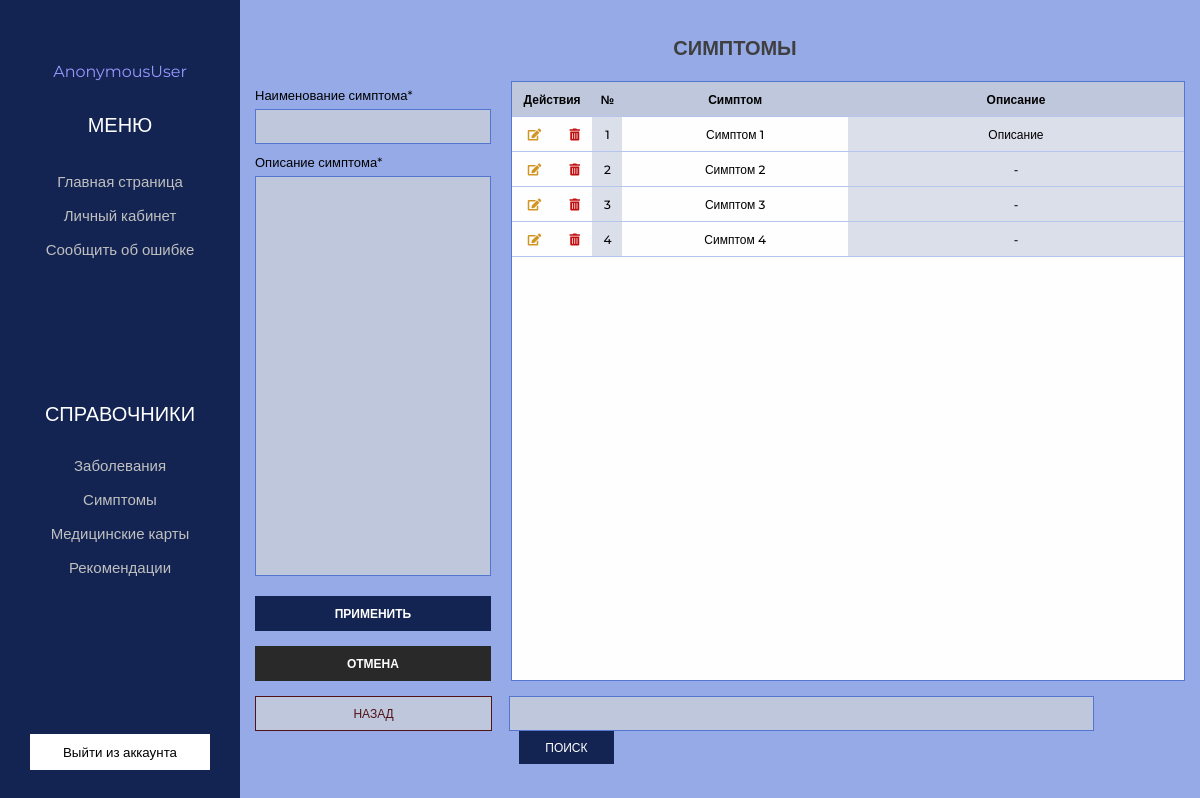
Page /symptom on the earlier database version.
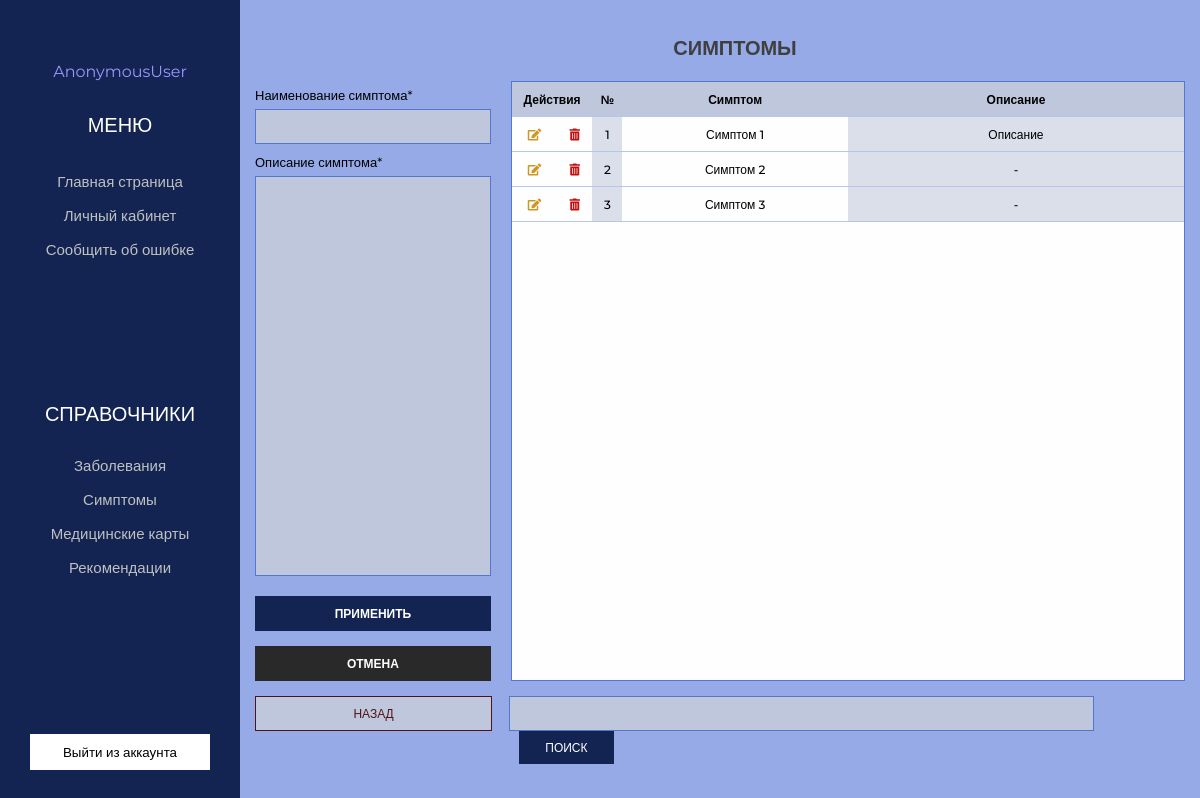
Same page on the later database version.
### app/models.py (models this page shows, shortened)
class Symptom(models.Model):
    name_symptom            = models.CharField(max_length=50, verbose_name='Наименование симптома', null=False)
    description_symptom     = models.CharField(max_length=200, verbose_name='Описание симптома', null=False)
    class Meta:
        verbose_name            = "Симптом"
        verbose_name_plural     = "Симптомы"

### app/views.py (the view)
# urls.py: path('symptom', views.symptom, name='symptom'),
def symptom(request):
    error = ''
    search_query = request.GET.get('search','')
    if search_query:
        elements = Symptom.objects.filter(Q(name_symptom__icontains=search_query) |
        Q(description_symptom__icontains=search_query))
    else:
        elements = Symptom.objects.all()
    if request.method == 'POST':
        form = SymptomForm(request.POST)
        if form.is_valid():
            form.save()
        else:
            error = 'Возникла ошибка'
    form = SymptomForm()
    context = {'elements': elements, 'form': form}
    return render(request, 'app/doctor/Symptom.html', context)

### app/forms.py
class SymptomForm(ModelForm):
    class Meta:
        model = Symptom
        fields = '__all__'
        widgets = {
            "name_symptom": TextInput(attrs={
            'class': 'input_text'
            }),
            "description_symptom": Textarea(attrs={
            'class': 'input_text symptom'
            })
        }

### app/templates/app/doctor/Symptom.html (shortened to what this page needs)
{% extends 'app/doctor/base_nav.html' %}
{% load static %}
{% block content %}
<section class="main">
    <div class="container">
        <div class="header">
            <div class="header_conatiner">
                <h1 class="header_title">СИМПТОМЫ</h1>
            </div>
        </div>
        <form action="{{ data.symptom }}" method="POST" class="section" name='form_name'>
            <div class="left_block">
            <div class="left_items">
                    <p class="input_title">Наименование симптома*</p>
                    {{ form.name_symptom }}
                </div>
                <div class="left_items">
                    <p class="input_title">Описание симптома*</p>
                    {{ form.description_symptom }}
                </div>
                <div class="buttons">
                        <button type="submit" class="left_button">ПРИМЕНИТЬ</button>
                        <a href="{% url 'symptom' %}" class="link">
                            <div class="left_button cancel">ОТМЕНА</div>
                        </a>
                </div>
            </div>
            <div class="right_block">
            {% if elements %}
                <table class="table symptom" border="0" cellspacing="0">
                    <tr class="header_table">
                        <th width="12%" colspan="2">Действия</th>
                        <th width="30px">№</th>
                        <th >Симптом</th>
                        <th width="50%">Описание</th>
                    </tr>
                        {% for el in elements %}
                        <tr class="header_table">
                            <td>
                                <a href="{% url 'symptom_update' el.id  %}"><i style="color:rgb(209, 149, 36)" class="fas fa-edit"></i></a>
                            </td>
                            <td>
                                <a href="{% url 'symptom_delete' el.id  %}"><i style="color:rgb(196, 14, 14)"  class="fas fa-trash-alt"></i></a>
                            </td>
                            <td class="color">{{ el.id }}</td>
                            <td>{{ el.name_symptom }}</td>
                            <td class="color" width="30%">{{ el.description_symptom }}</td>
                        </tr>
                        {% endfor %}
                    {% else %}
                    <tr class="header_table">
                    <td width=90%><p style="margin:20px 20px 20px 20px" class="input_title">У вас нет записей</p></td>
                    </tr>
                    {% endif %}
                </table>
            </div>
        </form>
        <form action="{% url 'symptom' %}" method="GET">
            <div class="bottom_panel">
                <a href="#" class="back">НАЗАД</a>
                <div class="search_panel">
                    <input type="text" class="search" name="search" />
                    <button type="submit" class="bottom_button">ПОИСК</button>
                </div>
            </div>
        </form>
    </div>
</section>
{% endblock content %}

Differences in the rows shown:
removed Symptom: id "4", name_symptom "Симптом 4", description_symptom "-"
